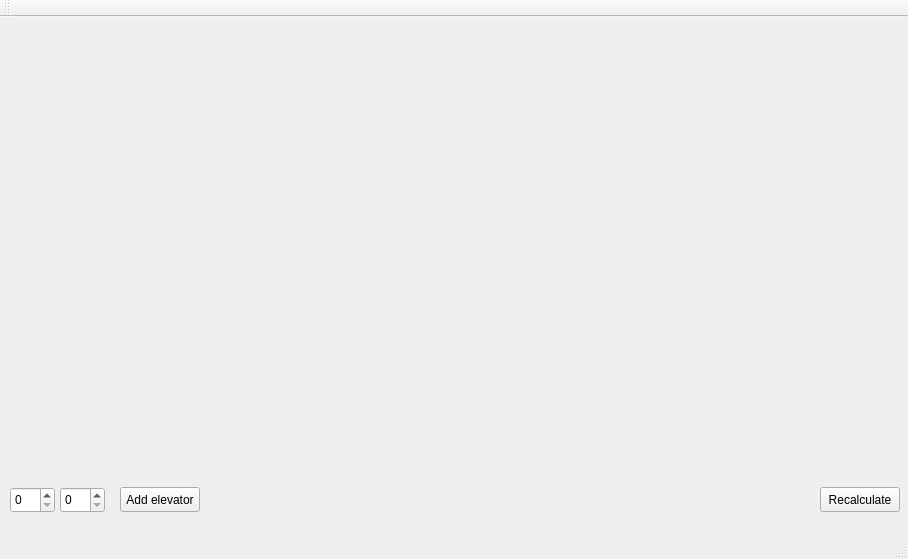
<?xml version="1.0" encoding="UTF-8"?>
<ui version="4.0">
 <class>ElevatorManager</class>
 <widget class="QMainWindow" name="ElevatorManager">
  <property name="geometry">
   <rect>
    <x>0</x>
    <y>0</y>
    <width>908</width>
    <height>559</height>
   </rect>
  </property>
  <property name="windowTitle">
   <string>ElevatorManager</string>
  </property>
  <widget class="QWidget" name="centralWidget">
   <widget class="QWidget" name="horizontalLayoutWidget">
    <property name="geometry">
     <rect>
      <x>10</x>
      <y>10</y>
      <width>451</width>
      <height>451</height>
     </rect>
    </property>
    <layout class="QHBoxLayout" name="elevatorsView"/>
   </widget>
   <widget class="QWidget" name="verticalLayoutWidget">
    <property name="geometry">
     <rect>
      <x>470</x>
      <y>10</y>
      <width>431</width>
      <height>451</height>
     </rect>
    </property>
    <layout class="QVBoxLayout" name="buttonsView"/>
   </widget>
   <widget class="QPushButton" name="recalculateFloors">
    <property name="geometry">
     <rect>
      <x>820</x>
      <y>470</y>
      <width>80</width>
      <height>25</height>
     </rect>
    </property>
    <property name="text">
     <string>Recalculate</string>
    </property>
   </widget>
   <widget class="QSpinBox" name="minFloorInput">
    <property name="geometry">
     <rect>
      <x>10</x>
      <y>470</y>
      <width>45</width>
      <height>26</height>
     </rect>
    </property>
   </widget>
   <widget class="QSpinBox" name="maxFloorInput">
    <property name="geometry">
     <rect>
      <x>60</x>
      <y>470</y>
      <width>45</width>
      <height>26</height>
     </rect>
    </property>
   </widget>
   <widget class="QPushButton" name="addElevatorButton">
    <property name="geometry">
     <rect>
      <x>120</x>
      <y>470</y>
      <width>80</width>
      <height>25</height>
     </rect>
    </property>
    <property name="text">
     <string>Add elevator</string>
    </property>
   </widget>
  </widget>
  <widget class="QMenuBar" name="menuBar">
   <property name="geometry">
    <rect>
     <x>0</x>
     <y>0</y>
     <width>908</width>
     <height>22</height>
    </rect>
   </property>
  </widget>
  <widget class="QToolBar" name="mainToolBar">
   <attribute name="toolBarArea">
    <enum>TopToolBarArea</enum>
   </attribute>
   <attribute name="toolBarBreak">
    <bool>false</bool>
   </attribute>
  </widget>
  <widget class="QStatusBar" name="statusBar"/>
 </widget>
 <layoutdefault spacing="6" margin="11"/>
 <resources/>
 <connections/>
</ui>
